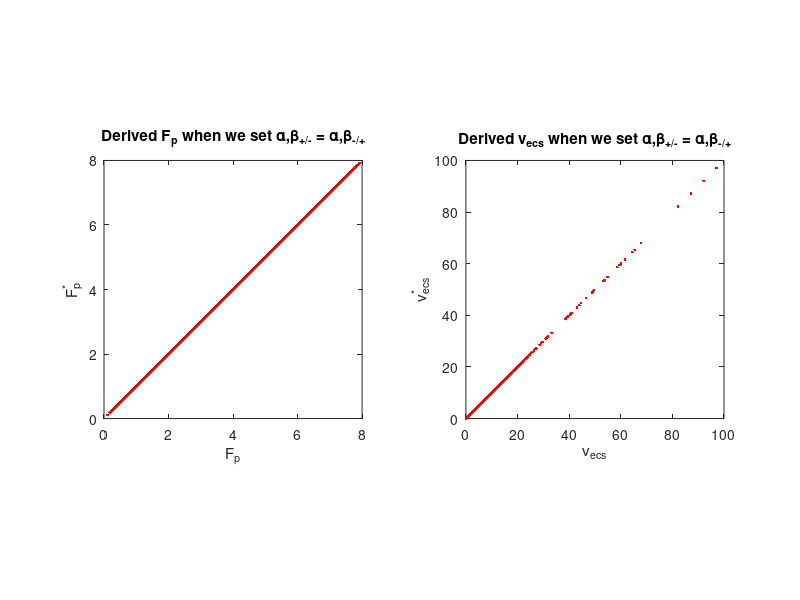
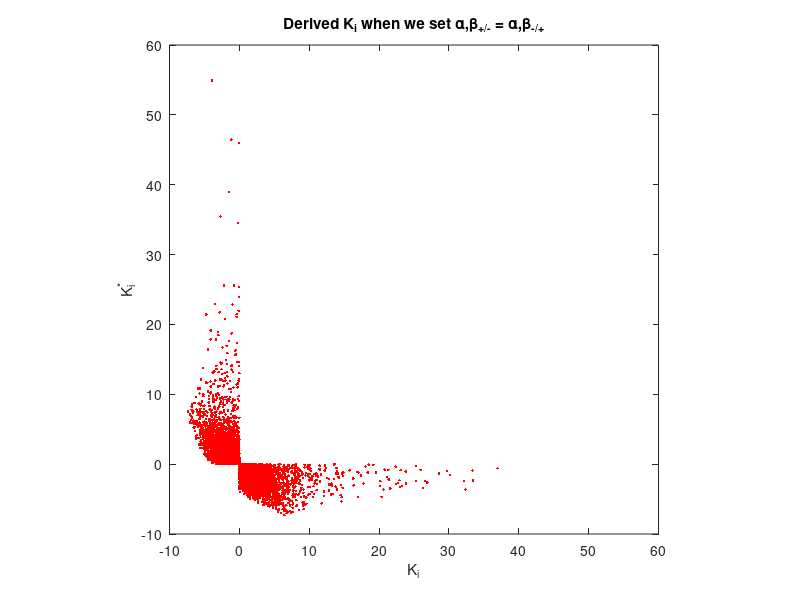
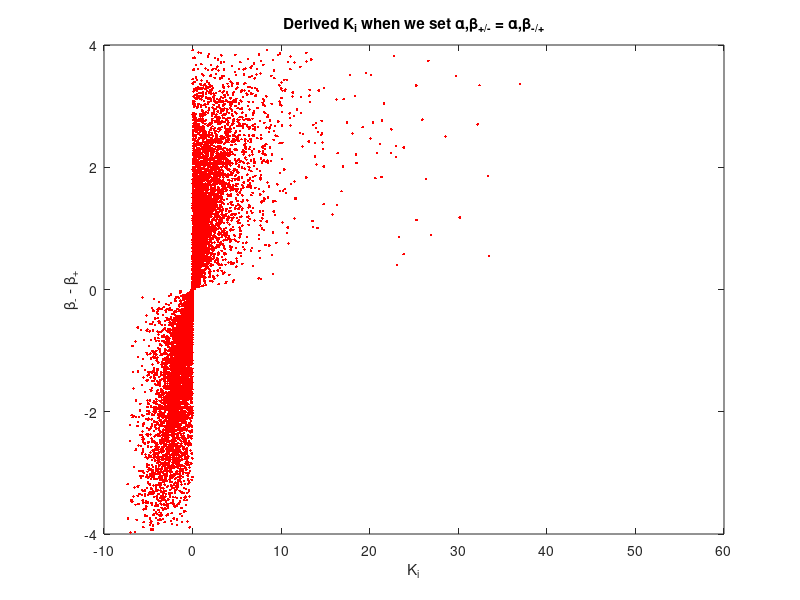
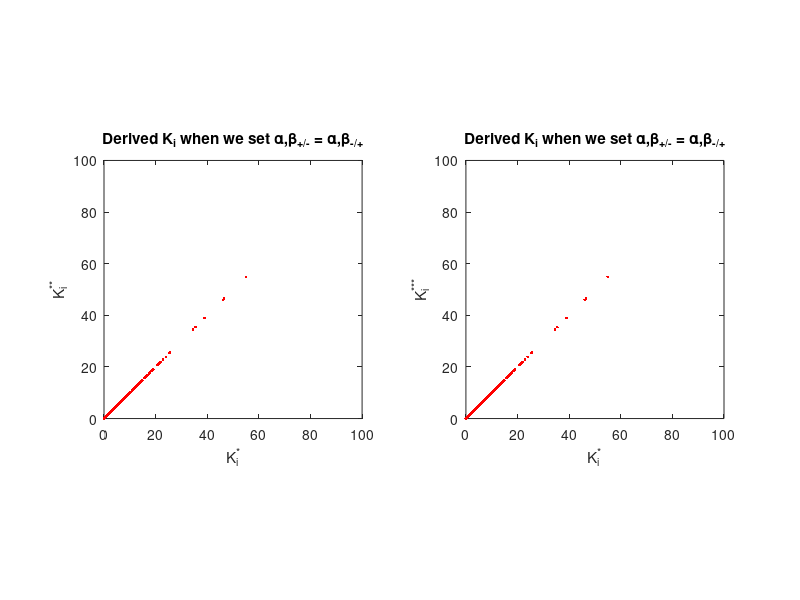

The MATLAB script that drew these images, in order: (Note: this script raises an error after producing the figures.)
% Showing that the active model derivation is only valid for beta_pos < beta_neg,
% otherwise K_i < 0. In this scenario we can swap the 'positive' and
% 'negative' components of the bi-exponential, generating the same
% concentration curve, but with a derivation where K_i > 0;
%%
alpha_pos = 4*rand(1e4,1);
alpha_neg = 4*rand(1e4,1);
beta_pos = 4*rand(1e4,1);
beta_neg = 4*rand(1e4,1);
%%
%Apply the active model derivations
F_p = alpha_pos + alpha_neg;
E_pos = alpha_pos ./ F_p;
T_e = 1 ./ beta_neg;
T_i = 1 ./ beta_pos;
E_i = E_pos.*(1 - T_e./T_i);

K_i = E_i.*F_p ./ (1 - E_i);
v_ecs = F_p.*T_e ./ (1 - E_i);
%%
% Let a*_+ = a_-, a*_- = a_+, b*_+ = b*_-, b*_- = b_+ be the 'swapped' 
% derivation
%
%It's (moderately) easy to show F_p2 = F_p and v_ecs2 = v_ecs from the
%active uptake equations, confirmed numerically below
alpha_pos2 = alpha_neg;
alpha_neg2 = alpha_pos;
beta_pos2 = beta_neg;
beta_neg2 = beta_pos;
%
F_p2 = alpha_pos2 + alpha_neg2;
E_pos2 = alpha_pos2 ./ F_p2;
T_e2 = 1 ./ beta_neg2;
T_i2 = 1 ./ beta_pos2;
E_i2 = E_pos2.*(1 - T_e2./T_i2);

K_i2 = E_i2.*F_p2 ./ (1 - E_i2);
v_ecs2 = F_p2.*T_e2 ./ (1 - E_i2);

figure;
subplot(1,2,1);
plot(F_p, F_p2, 'r.'); axis equal;
xlabel('F_p');
ylabel('F_p^*');
title('Derived F_p when we set \alpha,\beta_{+/-} = \alpha,\beta_{-/+}')
axis([0 8 0 8]);

subplot(1,2,2);
plot(v_ecs, v_ecs2, 'r.'); axis equal;
xlabel('v_{ecs}');
ylabel('v_{ecs}^*');
title('Derived v_{ecs} when we set \alpha,\beta_{+/-} = \alpha,\beta_{-/+}')
axis([0 100 0 100]);

%%
%We will show K_i > 0 iff K_i2 < 0, as can be seen numerically
figure;
plot(K_i, K_i2, 'r.'); axis equal;
xlabel('K_i');
ylabel('K_i^*');
title('Derived K_i when we set \alpha,\beta_{+/-} = \alpha,\beta_{-/+}')
axis([-10 60 -10 60]);
%%
%Firstly, from the active derivation equations we show 
% K_i > 0 iff b_+ < b_-, which can also be seen numerically
figure;
plot(K_i, beta_neg - beta_pos, 'r.');
xlabel('K_i');
ylabel('\beta_- - \beta_+');
title('Derived K_i when we set \alpha,\beta_{+/-} = \alpha,\beta_{-/+}')
axis([-10 60 -4 4]);
%Hence it suffices to show K_i2 < 0 iff b_+ < b_-

%Next we derive K_i2 = A*K_i - F_p where A is
A = beta_pos.*(1+ alpha_neg./alpha_pos) ./ (beta_neg - beta_pos);
K_i22 = A.*K_i - alpha_pos - alpha_neg;

%And further K_i2 = F_p*(B - 1) where B is
B = (alpha_pos.*beta_pos + alpha_neg.*beta_pos) ./ ...
    (alpha_neg.*beta_neg + alpha_pos.*beta_pos);
K_i222 =  F_p.*(B - 1);

figure;
subplot(1,2,1);
plot(K_i2, K_i22, 'r.'); axis equal;
xlabel('K_i^*');
ylabel('K_i^{**}');
title('Derived K_i when we set \alpha,\beta_{+/-} = \alpha,\beta_{-/+}')
axis([0 100 0 100]);

subplot(1,2,2);
plot(K_i2, K_i222, 'r.'); axis equal;
xlabel('K_i^*');
ylabel('K_i^{***}');
title('Derived K_i when we set \alpha,\beta_{+/-} = \alpha,\beta_{-/+}')
axis([0 100 0 100]);
%%
%From this we can see K_i2 < 0 iff B < 1, and thus K_i2 < 0 iff
% a_+.b_+ + a_-.b_+ < a_+.b_+ + a_-.b_-
%
% Cancelling out a_+.b_+ from either side of the inequality we have
% a_-.b_+ < + a_-.b_-
%
% Which, given a_- > 0, is true iff b_+ < b_-
%%
%Go through our existing data and check how often Kpos > Kneg in actual
%fitted data. Thankfully very rarely!
for i_sub = 1:10
    study_dir = 'C:\isbe\qbi\data\milano_primovist\';
    visit_dir = [study_dir 'PRIMDCE_' num2str(i_sub) ...
        '\visit1\mdm_analysis24i_reg_DIIRF\'];
    Fpos = load_img_volume([visit_dir 'Fpos.hdr']);
    Fneg = load_img_volume([visit_dir 'Fneg.hdr']);
    Kpos = load_img_volume([visit_dir 'Kpos.hdr']);
    Kneg = load_img_volume([visit_dir 'Kneg.hdr']);
    %
    active_params_model_to_phys(Fpos, Fneg, Kpos, Kneg);
    %
    fitted_voxels = Fneg > 0;
    bad_voxels = Kpos(fitted_voxels) > Kneg(fitted_voxels); 
    num_voxels = sum(fitted_voxels(:));
    num_bad = sum(bad_voxels);
    fprintf('Pt%d: %d bad voxels out of %d\n', i_sub, num_bad, num_voxels);
end


    